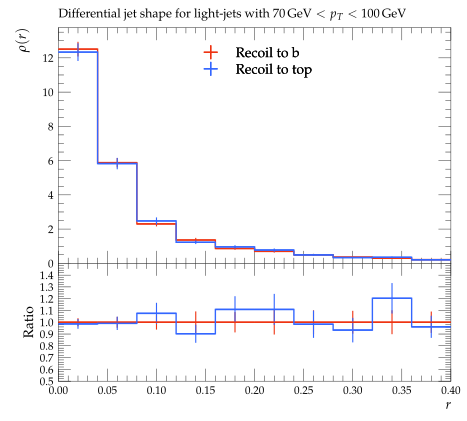

Recreate this plot in Python.
#! /usr/bin/env python

# This Python script was auto-generated using YODA v2.0.2.
# Analysis object: /ATLAS_2013_I1243871/d04-x02-y01
# Timestamp: 03-08-2026 (15:47:41)

import matplotlib as mpl
import matplotlib.pyplot as plt
mpl.use('Agg') # comment out for interactive use
import os
import numpy as np

plotDir = os.path.split(os.path.realpath(__file__))[0]
if 'YODA_USER_PLOT_PATH' in globals():
    plot_outdir = globals()['YODA_USER_PLOT_PATH']
else:
    plot_outdir = plotDir

#plot style
plt.style.use(os.path.join(plotDir, '../default.mplstyle'))
# plot metadata
figW, figH = plt.rcParams['figure.figsize']
ax_xLabel = r'$r$'
ax_yLabel = r'$\rho(r)$'
ax_title  = r'Differential jet shape for light-jets with $70\,\mathrm{GeV} < p_T < 100\,\mathrm{GeV}$'
ax_xScale = 'linear'
ax_yScale = 'linear'
xLims = (0.0, 0.4)
yLims = (0.0, 13.760032)

# TeX-friendly labels for the legend
labels = {
    'legend' : ([ r"Recoil to b", r"Recoil to top" ], r""),
}

# Adjust canvas width and height
canvasW = 10.0
canvasH = 9.0
figW *= canvasW/10.
figH *= canvasH/9.

# Create figure and axis objects
fig, (ax, ratio0_ax) = plt.subplots(2, 1, sharex=True,
                  figsize=(figW,figH), gridspec_kw={'height_ratios': (6.0, 3.0)})

# Set figure margins
plt.subplots_adjust(
    left   = 1.0 * plt.rcParams['figure.subplot.left'],
    right  = 1.0 * plt.rcParams['figure.subplot.right'],
    top    = 1.0 * plt.rcParams['figure.subplot.top'],
    bottom = 1.0 * plt.rcParams['figure.subplot.bottom'])

ratio0_ax.yaxis.set_major_locator(mpl.ticker.MultipleLocator(0.1))
ratio0_ax.set_ylim(0.5, 1.4999)
ratio0_ax.set_ylabel('Ratio')

# the numerical data is stored in a separate file
dataf = dict()
prefix = os.path.split(__file__)[0]
if prefix:    prefix = prefix + '/'
exec(open(prefix+'d04-x02-y01__data.py').read(), dataf)


legend_handles = dict() # keep track of handles for the legend

# style options for curves
# starts at zorder>=5 to draw curve on top of legend
styles = {
  'recoil_b': {
    'color' : '#EE3311',
    'linestyle' : '-',
    'linewidth' : 1,
    'marker' : 'none',
    'markersize' : 2,
    'capsize' : 0.0,
    'zorder' : 5,
    'histstyle' : 1,
    'drawstyle' : 'steps-pre',
    'xerrorbars' : 1,
    'yerrorbars' : 1,
    'fillcolor' : None,
    'fillopacity' : 1.0,
    'ratio0_linestyle' : '-',
    'ratio0_linewidth' : 1,
    'ratio0_marker' : 'none',
    'ratio0_markersize' : 2,
    'ratio0_capsize' : 0.0,
    'ratio0_zorder' : 5,
    'ratio0_histstyle' : 1,
    'ratio0_drawstyle' : 'steps-pre',
    'ratio0_xerrorbars' : 1,
    'ratio0_yerrorbars' : 1,
  },
  'recoil_t': {
    'color' : '#3366FF',
    'linestyle' : '-',
    'linewidth' : 1,
    'marker' : 'none',
    'markersize' : 2,
    'capsize' : 0.0,
    'zorder' : 6,
    'histstyle' : 1,
    'drawstyle' : 'steps-pre',
    'xerrorbars' : 1,
    'yerrorbars' : 1,
    'fillcolor' : None,
    'fillopacity' : 1.0,
    'ratio0_linestyle' : '-',
    'ratio0_linewidth' : 1,
    'ratio0_marker' : 'none',
    'ratio0_markersize' : 2,
    'ratio0_capsize' : 0.0,
    'ratio0_zorder' : 6,
    'ratio0_histstyle' : 1,
    'ratio0_drawstyle' : 'steps-pre',
    'ratio0_xerrorbars' : 1,
    'ratio0_yerrorbars' : 1,
  },
}

# curve from input yoda files in main panel
for label, yvals in dataf['yvals'].items():
    if all(np.isnan(v) for v in dataf['yvals'][label]):
        continue
    tmp = None
    if styles[label]['histstyle']: # draw as histogram
        xpos = dataf['xedges'][label] if styles[label]['drawstyle'] else dataf['xpoints'][label]
        ypos = np.insert(yvals, 0, yvals[0]) if styles[label]['drawstyle'] else yvals
        if styles[label]['fillcolor']: # fill area below curve
            ax.fill_between(xpos, ypos, step='pre',
                            color=styles[label]['fillcolor'],
                            alpha=styles[label]['fillopacity'])
        tmp, = ax.plot(xpos, ypos,
                       color=styles[label]['color'],
                       linestyle=styles[label]['linestyle'],
                       linewidth=styles[label]['linewidth'],
                       drawstyle=styles[label]['drawstyle'], solid_joinstyle='miter',
                       zorder=styles[label]['zorder'], label=label)
    tmp = ax.errorbar(dataf['xpoints'][label], yvals,
                      xerr=np.array(dataf['xerrs'][label])*styles[label]['xerrorbars'],
                      yerr=np.array(dataf['yerrs'][label])*styles[label]['yerrorbars'],
                      fmt=styles[label]['marker'], capsize=styles[label]['capsize'],
                      markersize=styles[label]['markersize'],
                      ecolor=styles[label]['color'],
                      color=styles[label]['color'], zorder=styles[label]['zorder'])
    tmp[-1][0].set_linestyle(styles[label]['linestyle'])
    tmp[-1][0].set_linewidth(styles[label]['linewidth'])
    if label in dataf['add_legend_handle']:  legend_handles[label] = tmp
    for varLabel in dataf['variation_yvals'].keys():
        if varLabel.startswith(label):
            tmp, = ax.plot(dataf['xedges'][label], dataf['variation_yvals'][varLabel],
                           color=styles[label]['color'],
                           linestyle=styles[label]['linestyle'],
                           linewidth=styles[label]['linewidth'],
                           drawstyle='steps-pre', solid_joinstyle='miter',
                           zorder=styles[label]['zorder'], alpha=0.5)


# plots on ratio panel
# curve from input yoda files in ratio panel
for label, yvals in dataf['ratio0_yvals'].items():
    if all(np.isnan(v) for v in yvals):
        continue
    if styles[label]['ratio0_histstyle']: # plot as histogram
        xpos = dataf['xedges']['recoil_b'] if styles[label]['ratio0_drawstyle'] else dataf['xpoints']['recoil_b']
        ypos = np.insert(yvals, 0, yvals[0]) if styles[label]['ratio0_drawstyle'] else yvals
        ratio0_ax.plot(xpos, ypos,
                       color=styles[label]['color'],
                       linewidth=styles[label]['linewidth'],
                       linestyle=styles[label]['ratio0_linestyle'],
                       drawstyle=styles[label]['ratio0_drawstyle'], zorder=styles[label]['zorder'],
                       solid_joinstyle='miter')
    tmp = ratio0_ax.errorbar(dataf['xpoints']['recoil_b'], yvals,
                             xerr=np.array(dataf['ref_xerrs'])*styles[label]['ratio0_xerrorbars'],
                             yerr=np.array(dataf['ratio0_yerrs'][label])*styles[label]['ratio0_yerrorbars'],
                             fmt=styles[label]['ratio0_marker'], capsize=styles[label]['ratio0_capsize'],
                             markersize=styles[label]['ratio0_markersize'],
                             ecolor=styles[label]['color'],
                             color=styles[label]['color'])
    tmp[-1][0].set_linestyle(styles[label]['ratio0_linestyle'])
    tmp[-1][0].set_linewidth(styles[label]['ratio0_linewidth'])

    for varlabel in dataf['ratio0_variation_vals'].keys():
        if varlabel.startswith(label):
            ratio0_ax.plot(dataf['xedges']['recoil_b'],
                            dataf['ratio0_variation_vals'][varlabel],
                            color=styles[label]['color'],
                            linestyle=styles[label]['linestyle'],
                            linewidth=styles[label]['linewidth'],
                            drawstyle='steps-pre', solid_joinstyle='miter',
                            zorder=1, alpha=0.5)

legend_items = list(legend_handles.values())
ax.add_artist(ax.legend(legend_items,
                        labels['legend'][0],
                        title=labels['legend'][1],
                        alignment='left',
                        loc='upper center',
                        bbox_to_anchor=(0.5, 0.97)))

# set plot metadata as defined above
ratio0_ax.set_xlabel(ax_xLabel)
ratio0_ax.xaxis.set_label_coords(1., -0.15)
ax.set_ylabel(ax_yLabel, ha='right', va='top')
ax.yaxis.set_label_coords(-0.11, 1.0)
ax.set_title(ax_title, loc='left')
ax.set_xscale(ax_xScale)
ax.set_yscale(ax_yScale)
ax.set_xlim(xLims)
ax.set_ylim(yLims)

# tick formatting
plt.rcParams['xtick.top'] = True
plt.rcParams['ytick.right'] = True
fig.align_ylabels((ax, ratio0_ax))
plt.savefig(os.path.join(plot_outdir, 'd04-x02-y01.pdf'), format='PDF')
plt.savefig(os.path.join(plot_outdir, 'd04-x02-y01.png'), format='PNG')

plt.close(fig)
